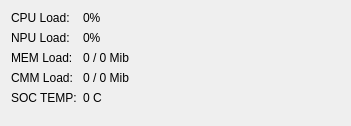
   <widget class="QWidget" name="">
    <property name="geometry">
     <rect>
      <x>20</x>
      <y>570</y>
      <width>351</width>
      <height>126</height>
     </rect>
    </property>
    <layout class="QFormLayout" name="formLayout">
     <item row="0" column="0">
      <widget class="QLabel" name="label_16">
       <property name="text">
        <string>CPU Load:</string>
       </property>
      </widget>
     </item>
     <item row="0" column="1">
      <widget class="QLabel" name="label_21">
       <property name="text">
        <string>0%</string>
       </property>
      </widget>
     </item>
     <item row="1" column="0">
      <widget class="QLabel" name="label_17">
       <property name="text">
        <string>NPU Load:</string>
       </property>
      </widget>
     </item>
     <item row="1" column="1">
      <widget class="QLabel" name="label_22">
       <property name="text">
        <string>0%</string>
       </property>
      </widget>
     </item>
     <item row="2" column="0">
      <widget class="QLabel" name="label_18">
       <property name="text">
        <string>MEM Load:</string>
       </property>
      </widget>
     </item>
     <item row="2" column="1">
      <widget class="QLabel" name="label_23">
       <property name="text">
        <string>0 / 0 Mib</string>
       </property>
      </widget>
     </item>
     <item row="3" column="0">
      <widget class="QLabel" name="label_19">
       <property name="text">
        <string>CMM Load:</string>
       </property>
      </widget>
     </item>
     <item row="3" column="1">
      <widget class="QLabel" name="label_24">
       <property name="text">
        <string>0 / 0 Mib</string>
       </property>
      </widget>
     </item>
     <item row="4" column="0">
      <widget class="QLabel" name="label_20">
       <property name="text">
        <string>SOC TEMP:</string>
       </property>
      </widget>
     </item>
     <item row="4" column="1">
      <widget class="QLabel" name="label_25">
       <property name="text">
        <string>0 C</string>
       </property>
      </widget>
     </item>
    </layout>
   </widget>
